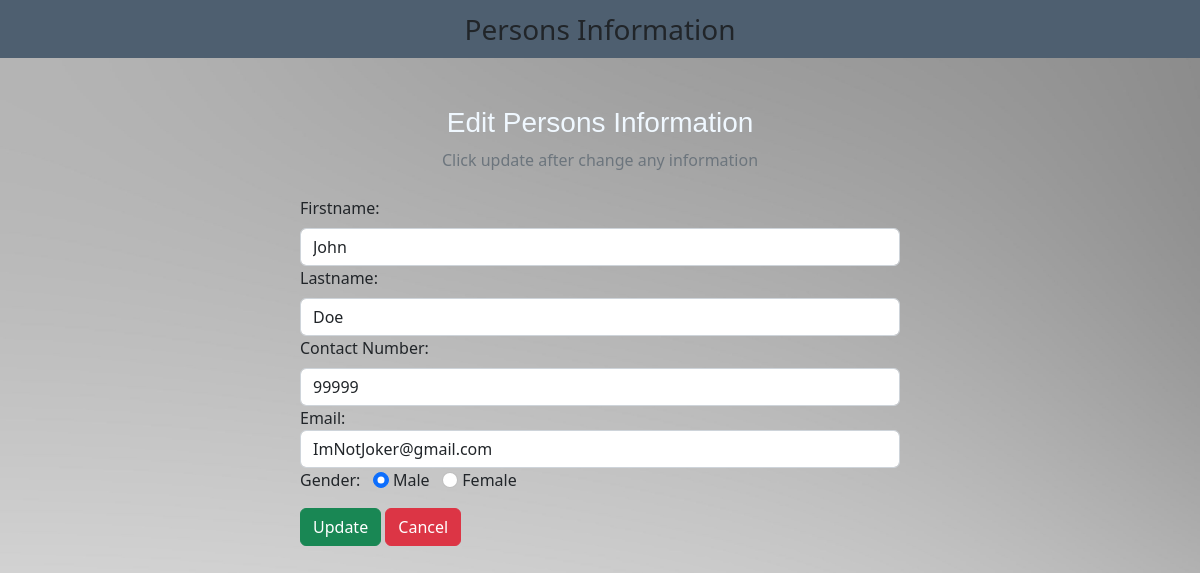
The page /edit.php?id=7 on the database its author committed.
### tables this page shows
CREATE TABLE `person` (
  `id` int(255) NOT NULL,
  `Firstname` varchar(255) NOT NULL,
  `Lastname` varchar(255) NOT NULL,
  `Gender` varchar(255) NOT NULL,
  `ContactNumber` int(20) NOT NULL,
  `Email` varchar(255) NOT NULL
);

### edit.php (the view, shortened to what this page needs)
<?php
include "dbconn.php";
$id = $_GET['id'];
?>
<!DOCTYPE html>
<html lang="en">
<head>
    <link rel="stylesheet" href="style.css">
   <link href="https://cdn.jsdelivr.net/npm/bootstrap@5.2.3/dist/css/bootstrap.min.css" rel="stylesheet"
>
   <link rel="stylesheet" href="https://cdnjs.cloudflare.com/ajax/libs/font-awesome/6.4.0/css/all.min.css"
 />
</head>
<body id="bgbody">
     <nav class="navbar navbar-light justify-content-center fs-3 mb-5">
        Persons Information
     </nav>
     <div class="container">
        <div class="text-center mb-4">
            <h3>Edit Persons Information</h3>
            <p class="text-muted">Click update after change any information</p>
        </div>
        <?php
        $sql = "SELECT * FROM `person` WHERE id = $id LIMIT 1";
        $result = mysqli_query($conn, $sql);
        $row = mysqli_fetch_assoc($result);
        ?>
        <div class="container d=flex; justify-content-center">
            <form action="" method="post" style="width:50vw; min-width: 300px">
                <div class="row mb-3">
                    <div class="col">
                    <label for="" class="form-label">Firstname:</label>
                    <input type="text" class="form-control" name="first_name"
                    value="<?php echo $row['Firstname']?>";
                    </div>
                    <div class="col">
                    <label for="" class="form-label">Lastname:</label>
                    <input type="text" class="form-control" name="last_name"
                    value="<?php echo $row['Lastname']?>";
                    </div>
                </div>
                <div class="mb-3">
                <label for="" class="form-label">Contact Number:</label>
                    <input type="tel" class="form-control" name="ContactNumber"
                    value="<?php echo $row['ContactNumber']?>";
                <label for="" class="form-label">Email:</label>
                    <input type="email" class="form-control" name="Email"
                    value="<?php echo $row['Email']?>";
                </div>
                <div class="form-group mb-3">
                    <label for="">Gender:</label> &nbsp;
                    <input type="radio" class="form-check-input" name="gender"
                    id="male" value="male" <?php echo ($row["Gender"] == 'male') ? "checked" : ""; ?>>
                    <label for="male" class="form-input-label">Male</label>
                    <input type="radio" class="form-check-input" name="gender"
                    id="female" value="female" <?php echo ($row["Gender"] == 'female') ? "checked" : ""; ?>>
                    <label for="female" class="form-input-label">Female</label>
                </div>
                <div>
                    <button type="submit" class="btn btn-success" name="submit">Update</button>
                    <a href="index.php" class="btn btn-danger">Cancel</a>
                </div>
            </form>
        </div>
     </div>
</body>
</html>

### style.css (style rules this page uses)
.navbar { background: #4e5f70; }
form { margin-left: auto; margin-right: auto; }
.col { justify-content: center; }
#bgbody { background-image: url('pxfuelw.jpg'); background-repeat: no-repeat; background-attachment: fixed; background-size: cover; }
h3 { text-align: center; color: aliceblue; font-family: Arial, Helvetica, sans-serif; }
a { color:aliceblue; font-family: Arial, Helvetica, sans-serif; }

### rows shown on the page
person: first_name "John", last_name "Doe", ContactNumber "99999", Email "ImNotJoker@gmail.com", Gender "☑ Male", Gender "☐ Female"
